Frame 1 (no input): blank canvas, image omitted
Frame 60 (the mouse pressed at the canvas centre just before this capture): blank canvas, image omitted
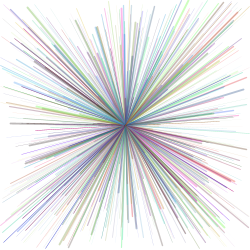
Frame 120 (the mouse held since frame 60 and released just before this capture)

The Processing sketch whose frames 1 and 60 were blank and that drew this single picture after the mouse press (run headless with seeded random() and noise(); from frame 60 on, the mouse is pressed at the canvas centre):

// Processing sketch: processing_18539
// ── processing_18539.pde

void setup(){
  size(250,250);
  background(255);
  smooth();
}
void draw(){
  if(mousePressed==true){
    fill(0,100);
    strokeWeight(random(.5));
    stroke(random(200),random(200),random(255),random(255));
    line(mouseX,mouseY,random(width),random(width));
    line(mouseX,mouseY,random(width),random(width));
    line(mouseX,mouseY,random(width),random(width));
    line(mouseX,mouseY,random(width),random(width));
    line(mouseX,mouseY,random(width),random(width));
    strokeWeight(random(1.5));
    stroke(random(255),random(255),random(255),75);
    line(mouseX,mouseY,random(width),random(width));
    line(mouseX,mouseY,random(width),random(width));
    line(mouseX,mouseY,random(width),random(width));
    line(mouseX,mouseY,random(width),random(width));
    line(mouseX,mouseY,random(width),random(width));
    strokeWeight(random(2));
    stroke(random(255),random(255),random(255),75);
    line(mouseX,mouseY,random(width),random(width));
    line(mouseX,mouseY,random(width),random(width));
    line(mouseX,mouseY,random(width),random(width));
    line(mouseX,mouseY,random(width),random(width));
    line(mouseX,mouseY,random(width),random(width));
  }
}
void keyPressed(){
  background(255);
}
           
                
